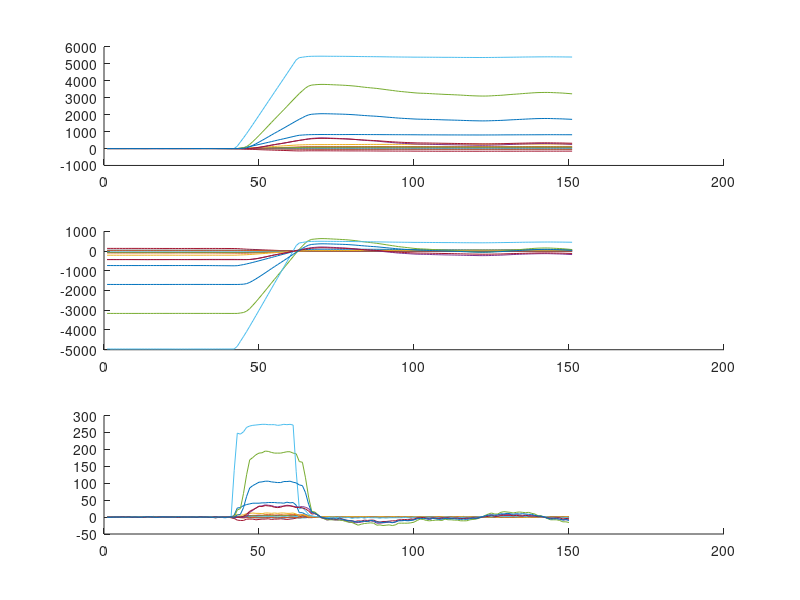

The MATLAB source for this figure:
close all;
clear;
clc;

format bank;
format compact;

temp = csvread('gripper_data.csv');
data = temp(50:200, :);
figure(1);

B = linspace(1,size(data,1),size(data,1));

figure(1);
subplot(3,1,1);
hold all;

plot(B, data(:,1));
plot(B, data(:,2));
plot(B, data(:,3));
plot(B, data(:,4));
plot(B, data(:,5));
plot(B, data(:,6));
plot(B, data(:,7));
plot(B, data(:,8));
plot(B, data(:,9));
plot(B, data(:,10));
plot(B, data(:,11));
plot(B, data(:,12));
plot(B, data(:,13));
plot(B, data(:,14));
plot(B, data(:,15));

subplot(3,1,2);
hold all

plot(B, data(:,1) - mean(data(50:100, 1)));
plot(B, data(:,2) - mean(data(50:100, 2)));
plot(B, data(:,3)- mean(data(50:100, 3)));
plot(B, data(:,4)- mean(data(50:100, 4)));
plot(B, data(:,5)- mean(data(50:100, 5)));
plot(B, data(:,6)- mean(data(50:100, 6)));
plot(B, data(:,7)- mean(data(50:100, 7)));
plot(B, data(:,8)- mean(data(50:100, 8)));
plot(B, data(:,9)- mean(data(50:100, 9)));
plot(B, data(:,10)- mean(data(50:100, 10)));
plot(B, data(:,11)- mean(data(50:100, 11)));
plot(B, data(:,12)- mean(data(50:100, 12)));
plot(B, data(:,13)- mean(data(50:100, 13)));
plot(B, data(:,14)- mean(data(50:100, 14)));
plot(B, data(:,15) - mean(data(50:100, 15)));

subplot(3,1,3);
hold all

for i = 2:size(data,1),
    data_d(i-1,:) = data(i, :) - data(i-1, :);
end

C = linspace(1,size(data_d,1),size(data_d,1));

plot(C, data_d(:,1));
plot(C, data_d(:,2));
plot(C, data_d(:,3));
plot(C, data_d(:,4));
plot(C, data_d(:,5));
plot(C, data_d(:,6));
plot(C, data_d(:,7));
plot(C, data_d(:,8));
plot(C, data_d(:,9));
plot(C, data_d(:,10));
plot(C, data_d(:,11));
plot(C, data_d(:,12));
plot(C, data_d(:,13));
plot(C, data_d(:,14));
plot(C, data_d(:,15));
